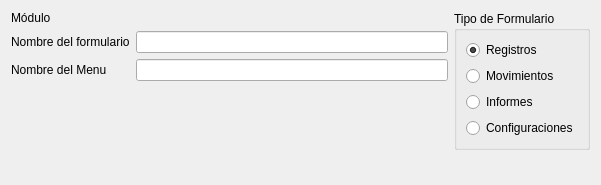
<?xml version="1.0" encoding="UTF-8"?>
<ui version="4.0">
 <class>crud::WidgetView</class>
 <widget class="QWidget" name="crud::WidgetView">
  <property name="geometry">
   <rect>
    <x>0</x>
    <y>0</y>
    <width>601</width>
    <height>185</height>
   </rect>
  </property>
  <property name="windowTitle">
   <string>Form</string>
  </property>
  <layout class="QHBoxLayout" name="horizontalLayout">
   <item>
    <layout class="QFormLayout" name="formLayout">
     <item row="0" column="0">
      <widget class="QLabel" name="label">
       <property name="text">
        <string>Módulo</string>
       </property>
      </widget>
     </item>
     <item row="0" column="1">
      <widget class="crud::ModuleEditor" name="idModule" native="true"/>
     </item>
     <item row="1" column="0">
      <widget class="QLabel" name="label_2">
       <property name="text">
        <string>Nombre del formulario</string>
       </property>
      </widget>
     </item>
     <item row="1" column="1">
      <widget class="QLineEdit" name="widgetName"/>
     </item>
     <item row="2" column="0">
      <widget class="QLabel" name="label_3">
       <property name="text">
        <string>Nombre del Menu</string>
       </property>
      </widget>
     </item>
     <item row="2" column="1">
      <widget class="QLineEdit" name="widgetMenu"/>
     </item>
    </layout>
   </item>
   <item>
    <layout class="QVBoxLayout" name="verticalLayout_2">
     <item>
      <widget class="QGroupBox" name="groupBox">
       <property name="sizePolicy">
        <sizepolicy hsizetype="Fixed" vsizetype="Fixed">
         <horstretch>0</horstretch>
         <verstretch>0</verstretch>
        </sizepolicy>
       </property>
       <property name="title">
        <string>Tipo de Formulario</string>
       </property>
       <layout class="QVBoxLayout" name="verticalLayout">
        <item>
         <widget class="QRadioButton" name="rbRegistros">
          <property name="text">
           <string>Registros</string>
          </property>
          <property name="checked">
           <bool>true</bool>
          </property>
          <attribute name="buttonGroup">
           <string notr="true">buttonGroup</string>
          </attribute>
         </widget>
        </item>
        <item>
         <widget class="QRadioButton" name="rbMovimientos">
          <property name="text">
           <string>Movimientos</string>
          </property>
          <attribute name="buttonGroup">
           <string notr="true">buttonGroup</string>
          </attribute>
         </widget>
        </item>
        <item>
         <widget class="QRadioButton" name="rbInformes">
          <property name="text">
           <string>Informes</string>
          </property>
          <attribute name="buttonGroup">
           <string notr="true">buttonGroup</string>
          </attribute>
         </widget>
        </item>
        <item>
         <widget class="QRadioButton" name="rbConfiguraciones">
          <property name="text">
           <string>Configuraciones</string>
          </property>
          <attribute name="buttonGroup">
           <string notr="true">buttonGroup</string>
          </attribute>
         </widget>
        </item>
       </layout>
      </widget>
     </item>
     <item>
      <spacer name="verticalSpacer">
       <property name="orientation">
        <enum>Qt::Vertical</enum>
       </property>
       <property name="sizeHint" stdset="0">
        <size>
         <width>20</width>
         <height>40</height>
        </size>
       </property>
      </spacer>
     </item>
    </layout>
   </item>
  </layout>
 </widget>
 <customwidgets>
  <customwidget>
   <class>crud::ModuleEditor</class>
   <extends>QWidget</extends>
   <header location="global">gui/editors/moduleeditor.h</header>
   <container>1</container>
  </customwidget>
 </customwidgets>
 <resources/>
 <connections/>
 <buttongroups>
  <buttongroup name="buttonGroup"/>
 </buttongroups>
</ui>
